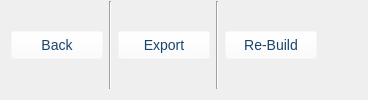
            <widget class="QFrame" name="horizontalFrame">
             <property name="styleSheet">
              <string notr="true">QPushButton{
background-color: rgba(255, 255, 255, 0);
color: rgb(25, 68, 105);
font-size: 14px;
min-width:80px;
padding: 5px;
}

QPushButton:hover{
border: 2px solid rgb(25, 68, 105);
}
</string>
             </property>
             <layout class="QHBoxLayout" name="horizontalLayout_19">
              <property name="topMargin">
               <number>1</number>
              </property>
              <item>
               <widget class="QPushButton" name="sreportpage_back_btn">
                <property name="styleSheet">
                 <string notr="true"/>
                </property>
                <property name="text">
                 <string>Back</string>
                </property>
                <property name="icon">
                 <iconset resource="Assets/Assets.qrc">
                  <normaloff>:/assets/icons/icons8-back-48.png</normaloff>:/assets/icons/icons8-back-48.png</iconset>
                </property>
                <property name="iconSize">
                 <size>
                  <width>25</width>
                  <height>25</height>
                 </size>
                </property>
               </widget>
              </item>
              <item>
               <widget class="Line" name="line_14">
                <property name="orientation">
                 <enum>Qt::Vertical</enum>
                </property>
               </widget>
              </item>
              <item>
               <widget class="QPushButton" name="sreportpage_export_btn">
                <property name="text">
                 <string>Export</string>
                </property>
                <property name="icon">
                 <iconset resource="Assets/Assets.qrc">
                  <normaloff>:/assets/icons/icons8-export-48.png</normaloff>:/assets/icons/icons8-export-48.png</iconset>
                </property>
                <property name="iconSize">
                 <size>
                  <width>30</width>
                  <height>30</height>
                 </size>
                </property>
               </widget>
              </item>
              <item>
               <widget class="Line" name="line_20">
                <property name="orientation">
                 <enum>Qt::Vertical</enum>
                </property>
               </widget>
              </item>
              <item>
               <widget class="QPushButton" name="sreportpage_rebuild_btn">
                <property name="text">
                 <string>Re-Build</string>
                </property>
                <property name="icon">
                 <iconset resource="Assets/Assets.qrc">
                  <normaloff>:/assets/icons/icons8-retweet-50.png</normaloff>:/assets/icons/icons8-retweet-50.png</iconset>
                </property>
                <property name="iconSize">
                 <size>
                  <width>30</width>
                  <height>30</height>
                 </size>
                </property>
               </widget>
              </item>
              <item>
               <spacer name="horizontalSpacer_46">
                <property name="orientation">
                 <enum>Qt::Horizontal</enum>
                </property>
                <property name="sizeHint" stdset="0">
                 <size>
                  <width>40</width>
                  <height>20</height>
                 </size>
                </property>
               </spacer>
              </item>
             </layout>
            </widget>
